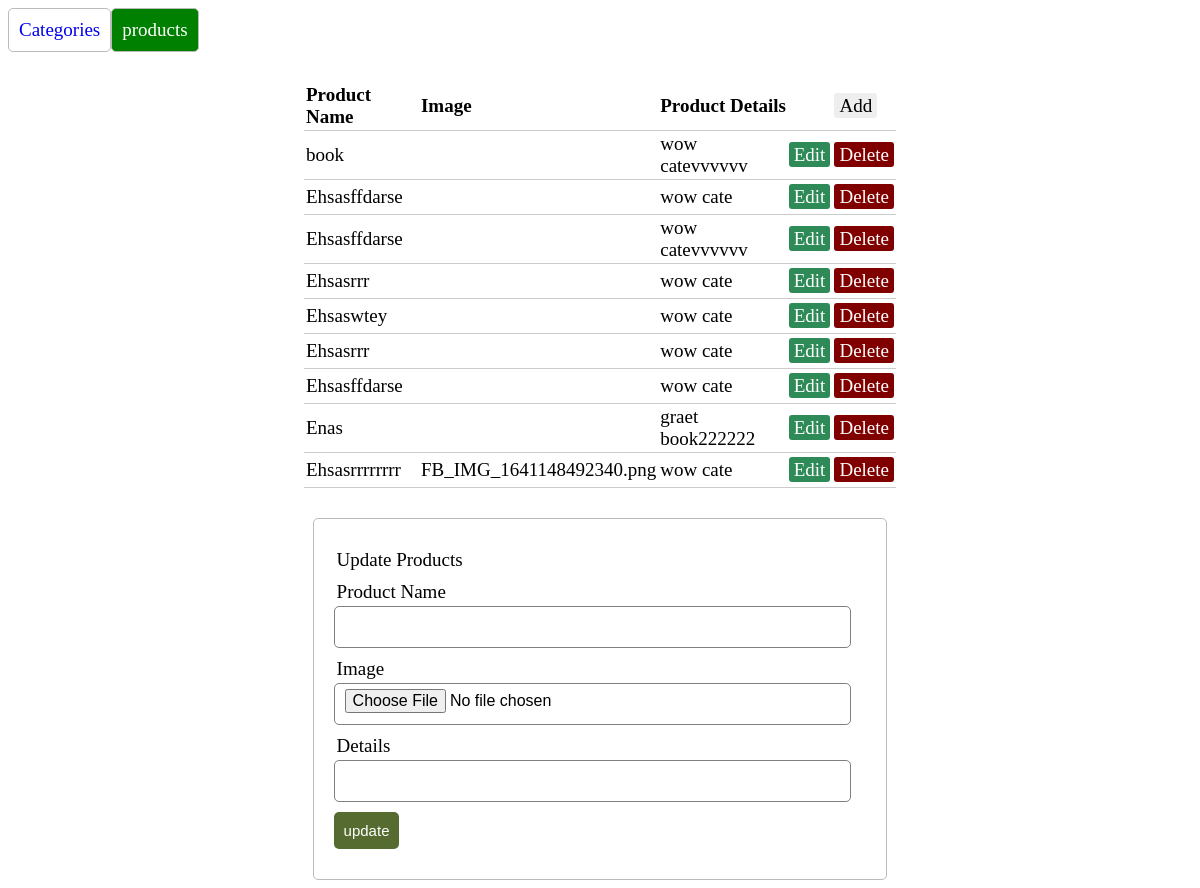
/products.php, run on the app's committed database.
### tables this page shows
CREATE TABLE `pro` (
  `id` int(3) NOT NULL,
  `name` varchar(255) NOT NULL,
  `image` varchar(255) NOT NULL,
  `details` varchar(255) NOT NULL
);

### products.php (the view, shortened to what this page needs)
<?php  include('serverpro.php');
echo '
<!DOCTYPE html>
<html lang="en">
<head>
    <meta charset="UTF-8">
    <meta http-equiv="X-UA-Compatible" content="IE=edge">
    <meta name="viewport" content="width=device-width, initial-scale=1.0">
    <link rel="stylesheet" type="text/css" href="style.css">
    <title>Document</title>
</head>
<body>
<nav style="
display:flex">
<a style="border: 1px solid #bbbbbb;
border-radius: 5px;
padding:10px;
text-decoration:none;
" href="index.php">Categories</a>
<a style="border: 1px solid #bbbbbb;
border-radius: 5px;
padding:10px;
text-decoration:none;
background:green;
color:white" href="#">products</a>
</nav>';
    $results = mysqli_query($db, "select * from pro");
   echo'<table>
	<thead>
		<tr>
			<th>Product Name</th>
			<th>Image</th>
			<th colspan="2">Product Details</th>
            <td>
				<a href="addpro.php" style="
                text-decoration: none;
                padding: 2px 5px;
                border-radius: 3px;
                color:black;
                background: #eee;">Add</a>
			</td>
		</tr>
	</thead>';
 while ($row = mysqli_fetch_array($results)) {
		echo '<tr>
			<td>'.$row["name"].'</td>
			<td>'.$row["image"].'</td>
			<td>'.$row["details"].'</td>
			<td>
				<a href="products.php?edit='.$row["id"].'" class="edit_btn" >Edit</a>
			</td>
			<td>
				<a href="products.php?del='.$row["id"].'" class="del_btn">Delete</a>
			</td>
		</tr>';
    }
echo '
</table>
';
$update = true;
$id="";
$name="";
$details="";
$image ="";
echo'
<form method="post" action="products.php" enctype="multipart/form-data">
		<div class="input-group">
			<label>Update Products</label>
			<input type="hidden" name="id" value="'.$id.'">
		</div>
		<div class="input-group">
			<label>Product Name</label>
			<input type="text" name="name" value="'.$name.'">
		</div>
        <div class="input-group">
			<input type="hidden" name="image_hid" value="'.$image.'">
		</div>
        <div class="input-group">
			<label>Image</label>
			<input type="file" name="image" value="'.$image.'">
		</div>
        <div class="input-group">
			<label>Details</label>
			<input type="text" name="details" value="'.$details.'">
		</div>
		<div class="input-group">';
        if($update == true)
           { echo'<button class="btn" type="submit" name="update" style="background: #556B2F;" >update</button>';}
            else{echo'<button class="btn" type="submit" name="save" >Save</button>';}
		echo'</div>
	</form>';
echo '</body></html>';
?>

### style.css (style rules this page uses)
body { font-size: 19px; }
table { width: 50%; margin: 30px auto; border-collapse: collapse; text-align: left; }
tr { border-bottom: 1px solid #cbcbcb; }
th, td { border: none; height: 30px; padding: 2px; }
form { width: 45%; margin: auto; text-align: left; padding: 20px; border: 1px solid #bbbbbb; border-radius: 5px; }
.input-group { margin: 10px 0px 10px 0px; }
.input-group label { display: block; text-align: left; margin: 3px; }
.input-group input { height: 30px; width: 93%; padding: 5px 10px; font-size: 16px; border-radius: 5px; border: 1px solid gray; }
.btn { padding: 10px; font-size: 15px; color: white; background: #5F9EA0; border: none; border-radius: 5px; }
.edit_btn { text-decoration: none; padding: 2px 5px; background: #2E8B57; color: white; border-radius: 3px; }
.del_btn { text-decoration: none; padding: 2px 5px; color: white; border-radius: 3px; background: #800000; }

### data on the page
pro: name "book", details "wow catevvvvvv"
pro: name "Ehsasffdarse", details "wow cate"
pro: name "Ehsasffdarse", details "wow catevvvvvv"
pro: name "Ehsasrrr", details "wow cate"
pro: name "Ehsaswtey", details "wow cate"
pro: name "Ehsasrrr", details "wow cate"
pro: name "Ehsasffdarse", details "wow cate"
pro: name "Enas", details "graet book222222"
pro: name "Ehsasrrrrrrrr", image "FB_IMG_1641148492340.png", details "wow cate"
